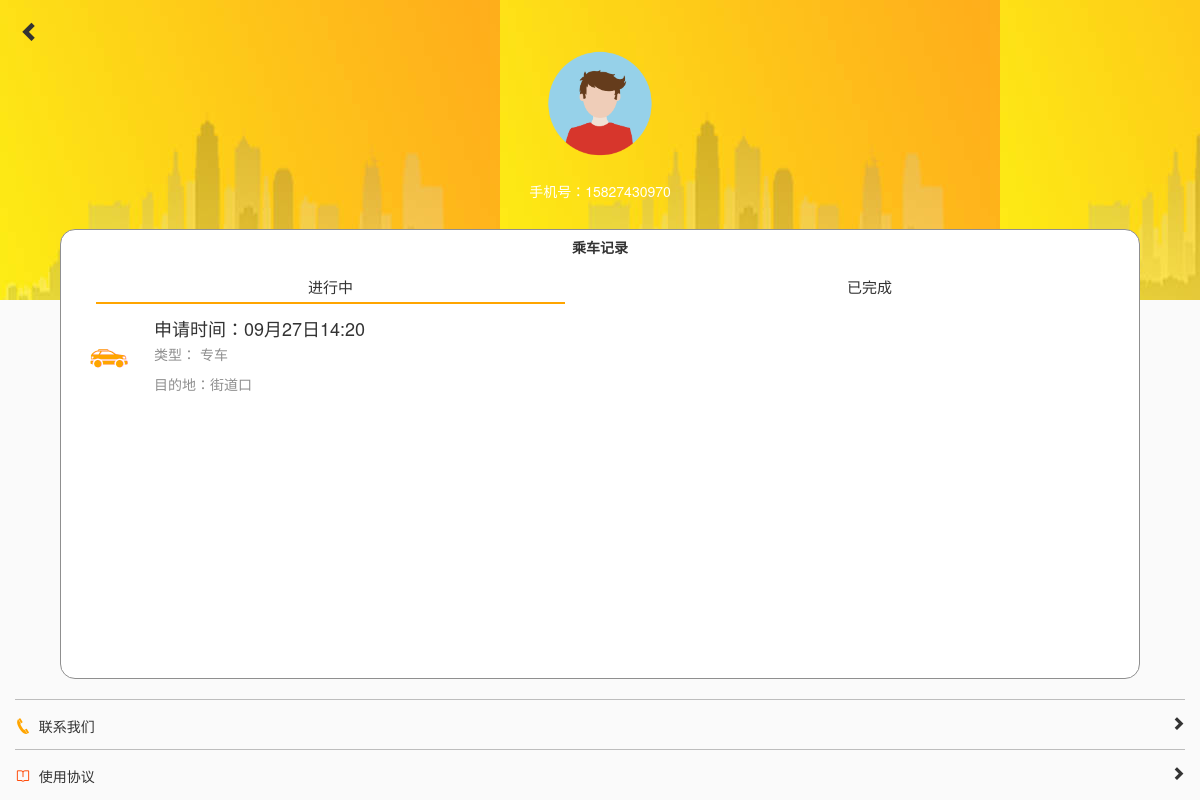
Before: /ucenter/ (signed in) with the older database file.
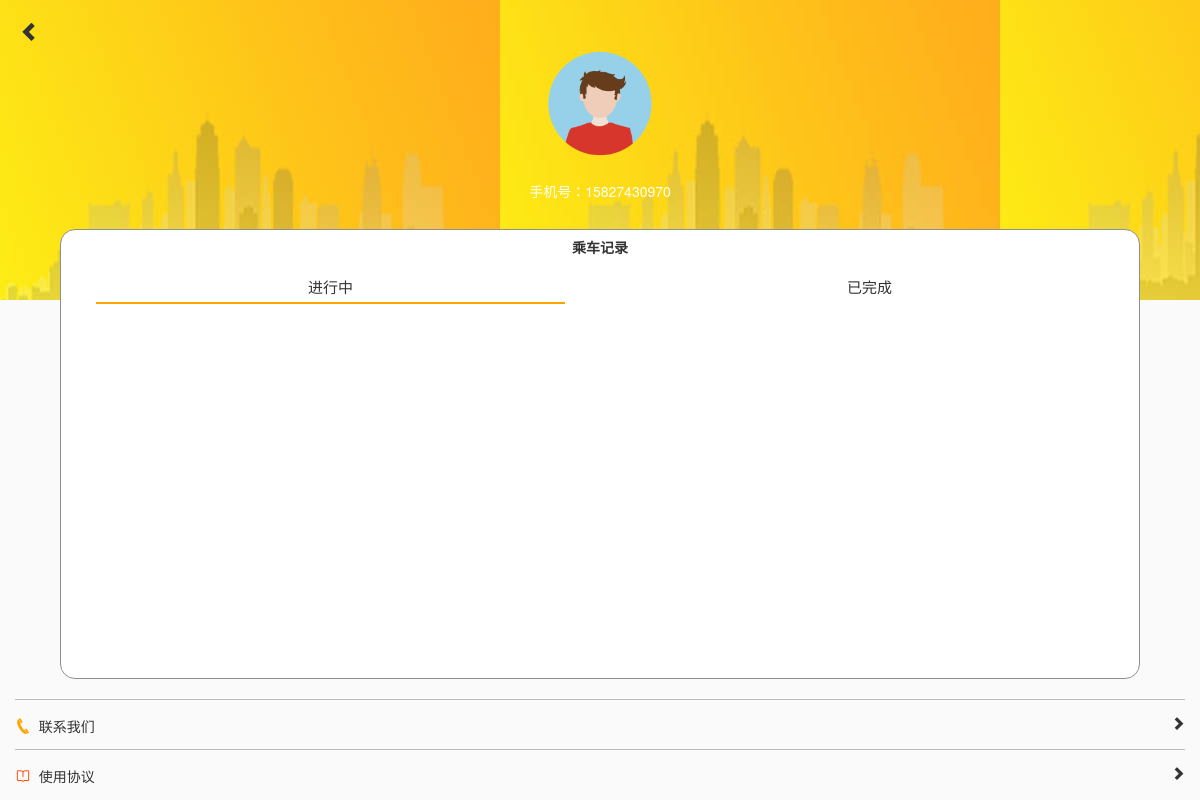
After: the same page with the newer database file.
### apps/users/models.py (models this page shows, shortened)
class UcenterReserveWrapper(models.Model):
    user = models.ForeignKey(User)
    reserve_pk = models.IntegerField()
    reserve_type = models.IntegerField(choices=((1, '校车'), (2, "专车")))
    reserve_status = models.BooleanField(default=False)

### apps/reserve/models.py (models this page shows, shortened)
class SpecialCarTravel(models.Model):
    PLACE_CHOICE = ((1, "大花岭"), (2, "街道口"), (3, "光谷"), (4, "武昌站"), (5, "汉口火车站"), (6, "武汉站"))
    user = models.ForeignKey(User, verbose_name="用户")
    car = models.ForeignKey(SpecialCar, verbose_name="专车")
    place = models.IntegerField(choices=PLACE_CHOICE,verbose_name="目的地")
    is_accept = models.BooleanField(default=False, verbose_name="是否接受")
    is_done = models.BooleanField(default=False, verbose_name="是否完成")
    date_travel = models.DateTimeField(default=timezone.now, verbose_name="出行时间")
    class Meta:
        verbose_name = "专车出行申请"
        verbose_name_plural = verbose_name
        ordering = ['-date_travel']

### apps/users/views.py (the view)
# urls.py: url(r'^ucenter/$', users_views.UcenterView.as_view(), name='ucenter'),
class UcenterView(LoginRequiredMixin, TemplateView):
    template_name = 'ucenter/ucenter.html'
    def get(self, request, *args, **kwargs):
        if request.user.usertype == 1:
            return HttpResponseRedirect(reverse('driverindex'))
        context = self.get_context_data(**kwargs)
        return self.render_to_response(context)

### apps/users/models.py (called while the page is built)
    def get_now_reserve(self):
        return self.ucenterreservewrapper_set.all().filter(reserve_status=False)

    def get_done_reserve(self):
        return self.ucenterreservewrapper_set.all().filter(reserve_status=True)

### apps/users/templatetags/ucenter.py (called while the page is built)
@register.simple_tag
def parse_single_reserve_wrapper_obj(obj):
    try:
        rpk = obj.reserve_pk
        rtype = obj.reserve_type
        if rtype == 1:
            s = SchoolBusReserve.objects.get(pk=rpk)
            return s
        elif rtype == 2:
            s = SpecialCarTravel.objects.get(pk=rpk)
            return s
    except:
        return None

### templates/ucenter/ucenter.html (shortened to what the changed rows need)
{% extends 'base.html' %}
{% load staticfiles %}
{% load ucenter %}
{% block exthead %}
    <link href="{% static 'ucenter/ucenter.css' %}" rel="stylesheet" type="text/css">
    <link href="{% static 'ucenter/iconfont.css' %}" rel="stylesheet" type="text/css">
    <link href="https://cdn.bootcss.com/animate.css/3.5.2/animate.min.css" rel="stylesheet">
{% endblock %}
{% block body %}
    <section class="record">
        <div class="container-fluid">
            <div class="row text-center">
                <h5 style="font-weight: bold">乘车记录</h5>
            </div>
            <div class="row text-center statusnav">
                <div class="col-xs-6">
                </div>
                <div class="col-xs-6">
                </div>
            </div>
            <div class="row animated fadeIn" id="now">
                <div class="col-xs-12">
                    {% for reserve in user.get_now_reserve %}
                        {% parse_single_reserve_wrapper_obj reserve as sbs %}
                        <div class="media recordli" style="cursor: pointer"
                                {% if reserve.reserve_type == 1 %}
                             onclick="location.href='{% url 'schoolbusreservesuccess' reserve.reserve_pk %}'"
                                {% elif reserve.reserve_type == 2 %}
                             onclick="location.href='{% url 'specailcarmatch' sbs.car.pk %}'"
                                {% endif %}>
                            <div class="media-left">
                                {% if reserve.reserve_type == 1 %}
                                    <a>
                                        <img src="{% static 'ucenter/1.png' %}" class="media-object"
                                             style="margin-top: 10px">
                                    </a>
                                {% elif reserve.reserve_type == 2 %}
                                    <a>
                                        <img src="{% static 'ucenter/2.png' %}" class="media-object"
                                             style="margin-top: 10px">
                                    </a>
                                {% endif %}
                            </div>
                            <div class="media-body">
                                {% if reserve.reserve_type == 1 %}
                                    <h4 class="media-heading">预约时间：{{ sbs.date_reserve | date:'m月d日H:i' }}</h4>
                                    <p style="color: #8f8f8f">类型：{% if reserve.reserve_type == 1 %}校车{% else %}
                                        专车{% endif %}</p>
                                    <p style="color: #8f8f8f">发车时刻：{{ sbs.schoolbus.schedule.date_schedule }}</p>
                                {% elif reserve.reserve_type == 2 %}
                                    <h4 class="media-heading">申请时间：{{ sbs.date_travel | date:'m月d日H:i' }}</h4>
                                    <p style="color: #8f8f8f">类型：{% if reserve.reserve_type == 1 %}校车{% else %}
                                        专车{% endif %}</p>
                                    <p style="color: #8f8f8f">目的地：{{ sbs.get_place_display }}</p>
                                {% endif %}
                            </div>
                        </div>
                    {% endfor %}
                </div>
            </div>
        </div>
    </section>
{% endblock %}

Changed rows visible on the page:
removed UcenterReserveWrapper: reserve_type 2 (drawn)
removed SpecialCarTravel: date_travel "09月27日14:20", place "街道口"
